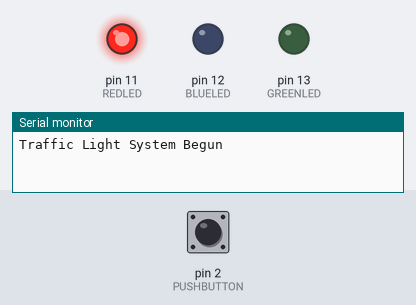
The sketch below on a simulated Arduino Uno, built with avr-gcc and run on an emulated ATmega328P. Shown: output pins drawn as LEDs (lit = HIGH), the last lines printed to the serial monitor. The test bench sets the inputs (shaded band); at power-on: pin 2 (PUSHBUTTON) LOW.

Above: at 1.2 s.
1.3 s: pin 2 (PUSHBUTTON) pulled HIGH for 0.15 s
At 5.4 s:
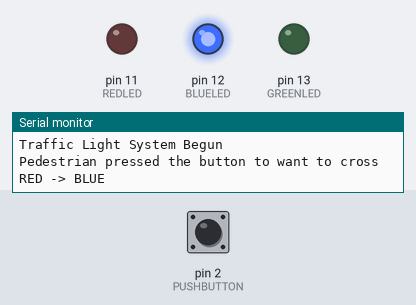
At 10.4 s:
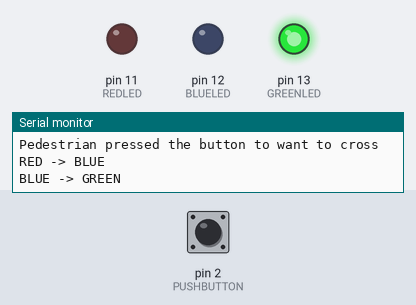
Timing chart, 0 to 16.5 s (numbered marks = the images above; inputs shaded):
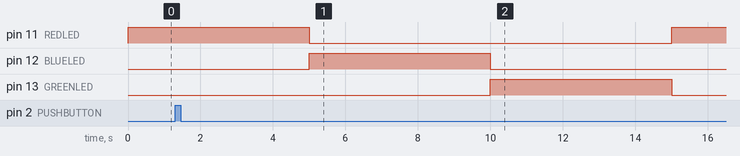

The sketch:

trafficlight.ino.ino
```cpp
// variables needed for the traffic light system
int REDLED = 11;
int BLUELED = 12;
int GREENLED = 13;
int PUSHBUTTON = 2;

// timing variables, millisecs
unsigned long previousMillis= 0;
int State = 0;
const long redTimer = 5000;   // 5 secs
const long blueTimer = 5000;
const long greenTimer = 5000;

// crossing variables for pedestrian
bool cannotCross = false;
bool canCross = false;

void setup() {
  // put your setup code here, to run once:
  pinMode(REDLED, OUTPUT);
  pinMode(BLUELED, OUTPUT);
  pinMode(GREENLED, OUTPUT);
  pinMode(PUSHBUTTON, INPUT);

  Serial.begin(9600);
  Serial.println("Traffic Light System Begun");
}

void loop() {

  unsigned long currentMillis = millis();
  // check for button press
  if (digitalRead(PUSHBUTTON) == HIGH && !cannotCross && !canCross) {
    cannotCross = true;
    Serial.println("Pedestrian pressed the button to want to cross");
  }

  switch(State){
    case 0:   // what if red must be on for a while?
      digitalWrite(REDLED, HIGH); // RED LED IS ON, ONLY IT
      digitalWrite(BLUELED, LOW); // BLUE OFF
      digitalWrite(GREENLED, LOW); // GREEN OFF

      if (currentMillis - previousMillis >= redTimer) {
        previousMillis = currentMillis;
        State = 1; // transition to the blue led
        Serial.println("RED -> BLUE");
      }
      break;

    case 1: // for the blue led
       digitalWrite(REDLED, LOW); // RED OFF
       digitalWrite(BLUELED, HIGH); // BLUE ON
       digitalWrite(GREENLED, LOW); // GREEN OFF

      if (currentMillis - previousMillis >= blueTimer) {
        previousMillis = currentMillis;
        State = 2; // transition to the green led
        Serial.println("BLUE -> GREEN");
      }
      break;

    case 2: // for the green led
       digitalWrite(REDLED, LOW); // RED OFF
       digitalWrite(BLUELED, LOW); // BLUE OFF
       digitalWrite(GREENLED, HIGH); // GREEN ON

      if (currentMillis - previousMillis >= greenTimer) {
        if (cannotCross) {
          allowCrossing();
        }
        previousMillis = currentMillis;
        State = 0; // transition back to red led
        Serial.println("GREEN -> RED");
      }
      break;

  }
}


void allowCrossing() {
  Serial.println(" CROSSING CAN HAPPEN- Pedestrian can cross ");
  canCross = true;
  cannotCross = false;

  digitalWrite(REDLED, HIGH); // RED LED IS ON FOR LONGER TO ALLOW CROSSING
  digitalWrite(BLUELED, LOW); // BLUE OFF
  digitalWrite(GREENLED, LOW); // GREEN OFF
  delay(10000); // pedestrian can cross after 10 secs

  canCross = false;
  Serial.println ("Done crossing the road");
}
```
